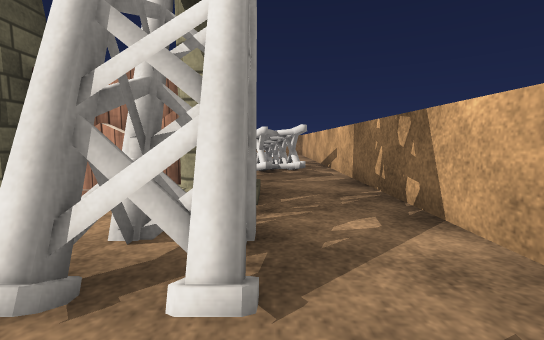
[1] (above)

24 first-person views from a walk through a 3-D level made in the Unity game engine. The camera is 0.68 m above the floor, tilts 6° down and sees 90° across. The floor is counted in squares, 1 m on a side. Each view is taken from the middle of a square. On the plan, view 1 faces up. The plan holds only what a view shows up to about 9 squares ahead; the rest is blank. Surface patterns are stand-ins for the level's own textures.

[2]
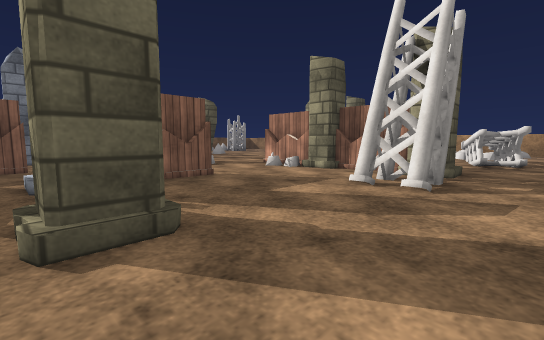

[3]
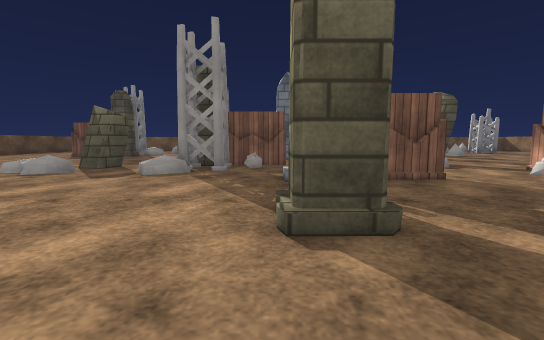

[4]
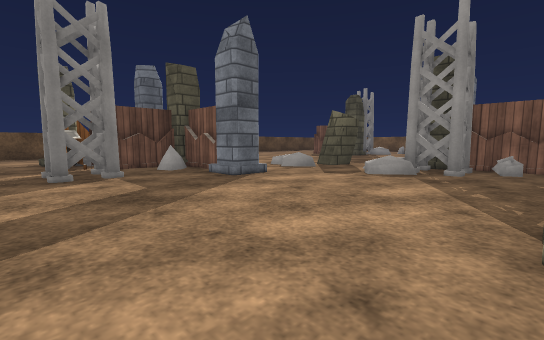

[5]
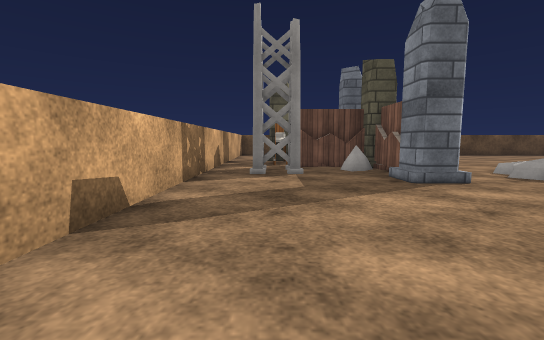

[6]
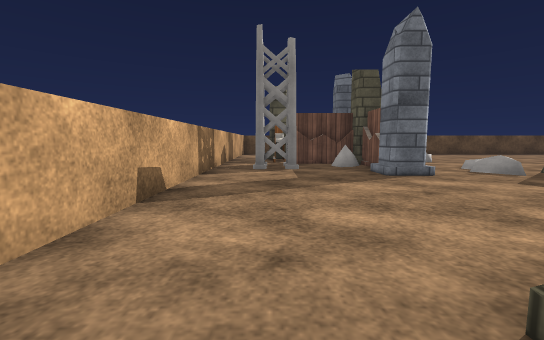

[7]
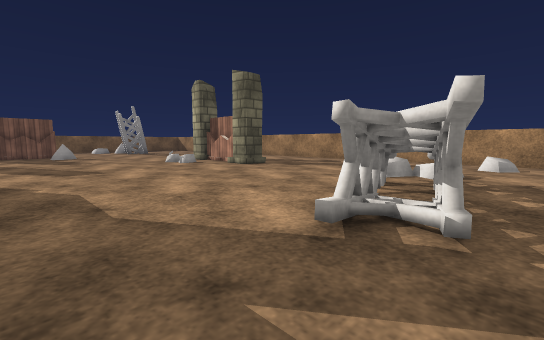

[8]
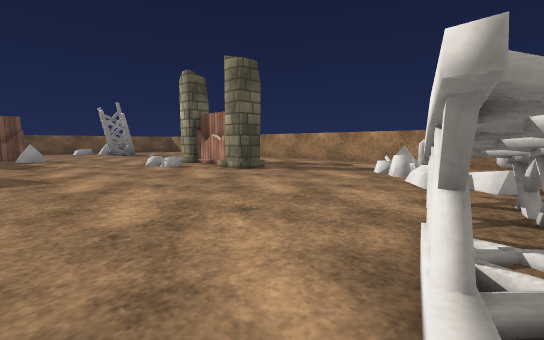

[9]
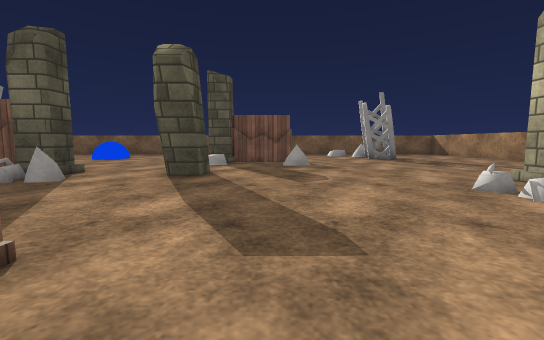

[10]
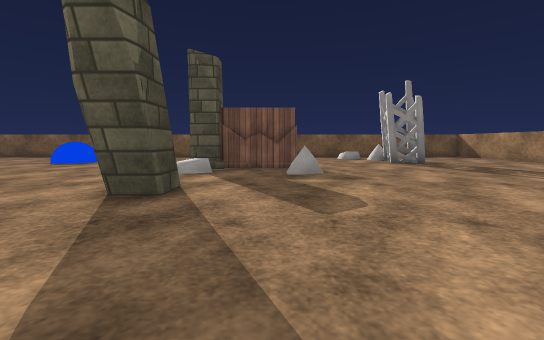

[11]
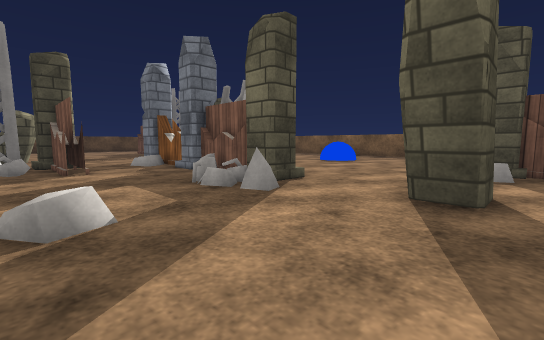

[12]
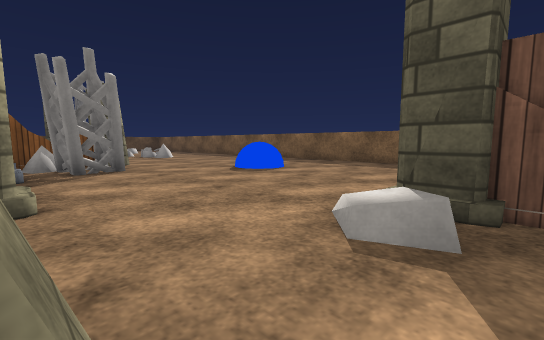

[13]
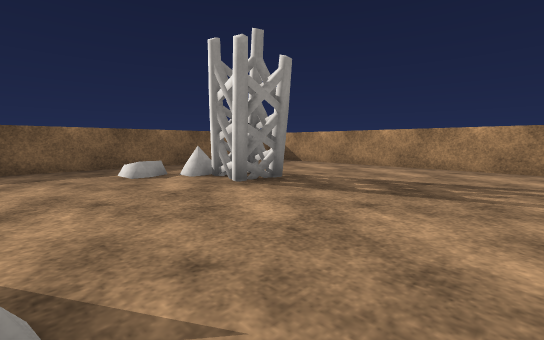

[14]
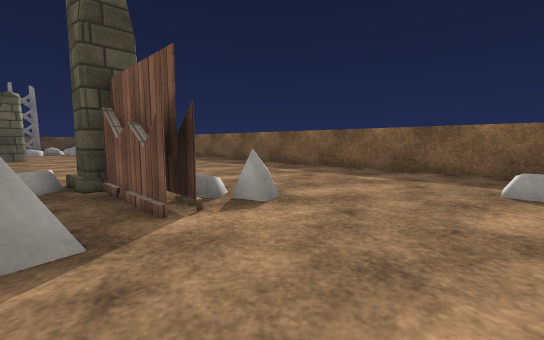

[15]
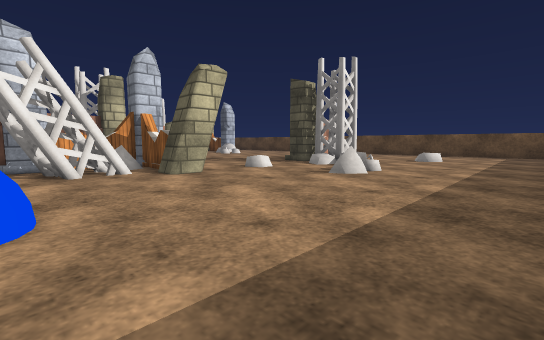

[16]
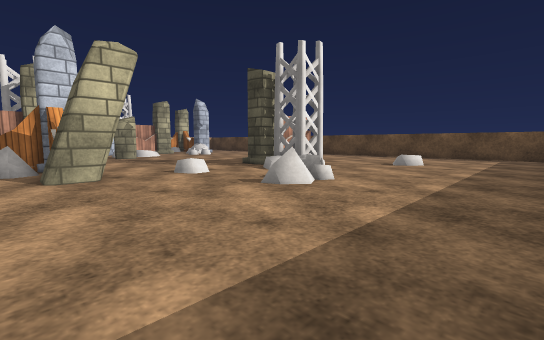

[17]
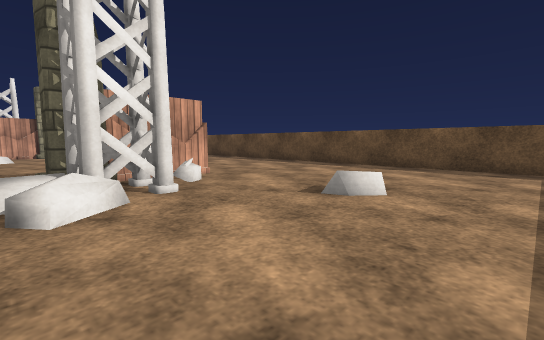

[18]
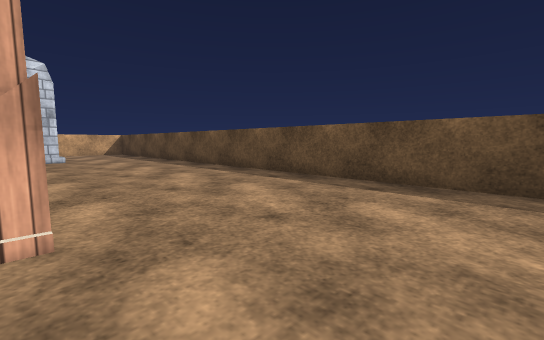

[19]
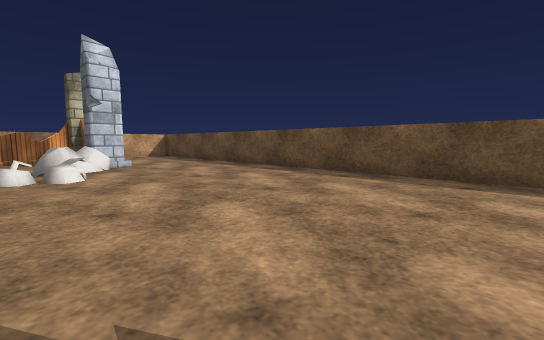

[20]
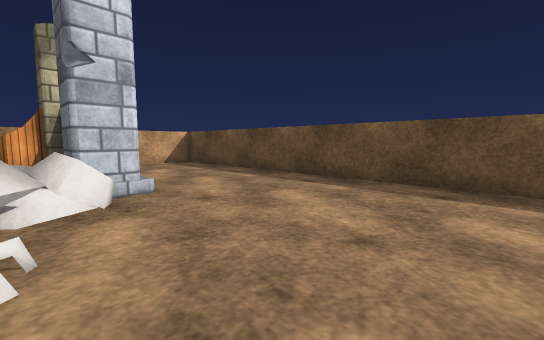

[21]
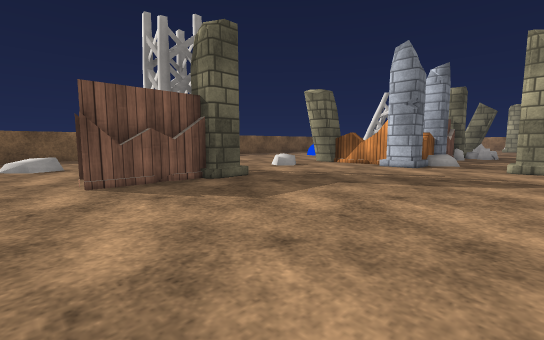

[22]
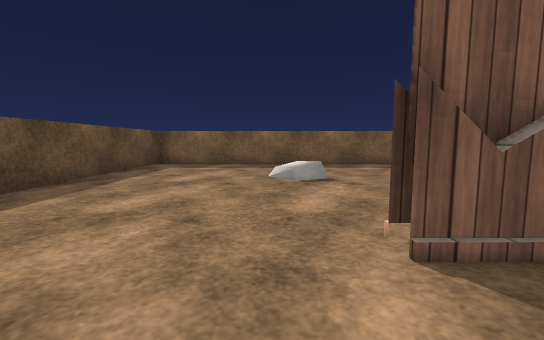

[23]
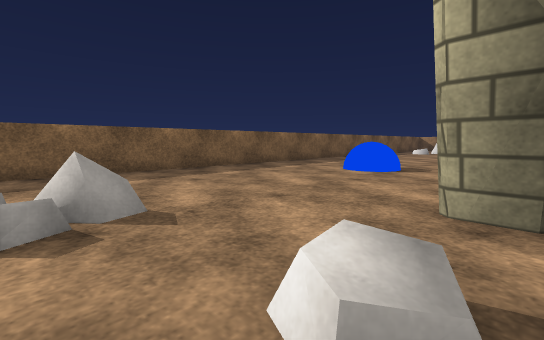

[24]
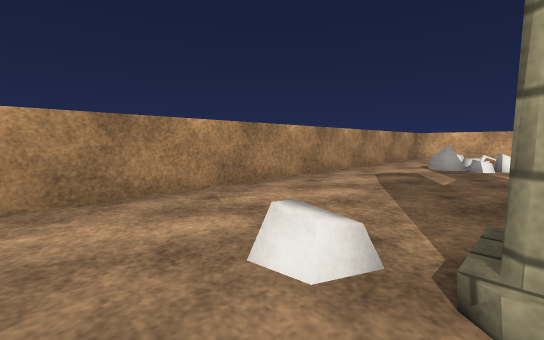

### Floor plan
Key: @ floor where view 1 was taken; # wall or solid block; x gap in a wall; . main floor; : floor 0.05 m higher than the main floor; = window, fence, low wall or low ledge; ^ raised ledge; P pillar.
Columns run from 19 left of view 1 to 2 right of it. Each row starts with its distance up from view 1.
 14    ##################
 13    ..................
 12    ..............= =.
 11 #  .......=......= ..#
 10 #.  ......P##P....==.#
  9 #..=#.............##.#
  8 #.^........==.....^x.#
  7 #..................#.#
  6 #......=...........#x#
  5 #....=#..............#
  4 #.... #..............#
  3 #.... P^.PP...##P#P..#
  2 #.................##.#
  1 #.........#..^....##.
  0 #........P#=.. #...@.
 -1 #...^....#=... #.....
 -2 #...^...#P.... P..P..
 -3 #......:##..#........
 -4 #.......=^=.##.......#
 -5 #......P^P..P##......#
 -6 #............==......#
 -7 #...=..=....PP.......#
 -8 #...==.......P^.P....#
 -9 #....==.......^.#=.#.#
-10 #.....#P........P###.#
-11 #.....##......=.P###.#
-12 #...=..#......===#^^.#
-13 #...=..........=P^#P.
-14 #....................
-15 #....................#
-16 #....................#
-17 ######################

Where each view was taken, in squares from view 1:
view 1: 0 up, 0 right, facing up
view 2: 3 down, 1 right, facing up-left
view 3: 3 down, 1 right, facing left
view 4: 3 down, 1 right, facing down-left
view 5: 3 down, 0 right, facing down
view 6: 2 down, 0 right, facing down
view 7: 4 up, 1 right, facing up-left
view 8: 5 up, 0 right, facing up-left
view 9: 5 up, 4 left, facing left
view 10: 5 up, 6 left, facing left
view 11: 4 up, 6 left, facing down-left
view 12: 4 up, 10 left, facing down-left
view 13: 6 up, 11 left, facing up-left
view 14: 8 up, 12 left, facing down-left
view 15: 2 down, 18 left, facing down-right
view 16: 4 down, 18 left, facing down-right
view 17: 9 down, 17 left, facing down-right
view 18: 12 down, 14 left, facing down-right
view 19: 11 down, 11 left, facing down-right
view 20: 12 down, 7 left, facing down-right
view 21: 13 down, 7 left, facing up-left
view 22: 13 down, 10 left, facing left
view 23: 8 down, 12 left, facing up-left
view 24: 10 up, 10 left, facing up-right
